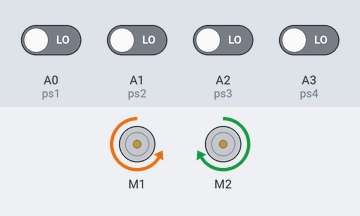
Bench run of a sketch on a simulated Arduino Uno, built with avr-gcc and run on an emulated ATmega328P. Parts: 2 × DC motor (green arrow = forward, orange = backward, longer = faster). The test bench sets the inputs (shaded band); at power-on: A0 (ps1), A1 (ps2), A2 (ps3), A3 (ps4) LOW.

Above: at 0.02 s.
Timing chart, 0 to 3.0 s (numbered marks = the images above):
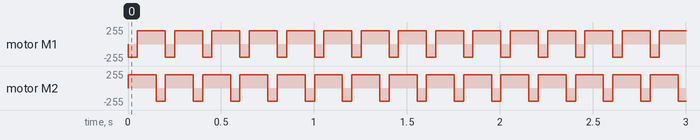

The sketch:

line_follower.ino
```cpp
#include <AFMotor.h>
AF_DCMotor m1(1);
AF_DCMotor m2(2);
const int ps1 = A0;
const int ps2 = A1;
const int ps3 = A2;
const int ps4 = A3;
int waktu = 50;
int a = 3;
int b = 5;
int c = 6;
int d = 9;
int s1, s2, s3, s4 ;

void setup() {
  Serial.begin(9600);
  pinMode(ps1,INPUT);
  pinMode(ps2,INPUT);
  pinMode(ps3,INPUT);
  pinMode(ps4,INPUT);
  m1.setSpeed(200);
  m2.setSpeed(200);
}

void loop() {
  s1 = digitalRead(ps1);
  s2 = digitalRead(ps2);
  s3 = digitalRead(ps3);
  s4 = digitalRead(ps4);

  if(ps1 == HIGH);
  {
  m1.run(BACKWARD);
  m2.run(FORWARD);
 delay(waktu);
}
if(ps2 == HIGH);
{

 m1.run(FORWARD);
 m2.run(FORWARD);
  delay(waktu);
}
 if(ps3 == HIGH);
{
 m1.run(FORWARD);
 m2.run(FORWARD);
  delay(waktu);
}
if(ps4 == HIGH);
{
  m1.run(FORWARD);
  m2.run(BACKWARD);
  delay(waktu);
}
}
```

Measured:
- by itself, motor M1, motor M2: alternates forward 200/255 for 0.15 s and backward 200/255 for 0.05 s
